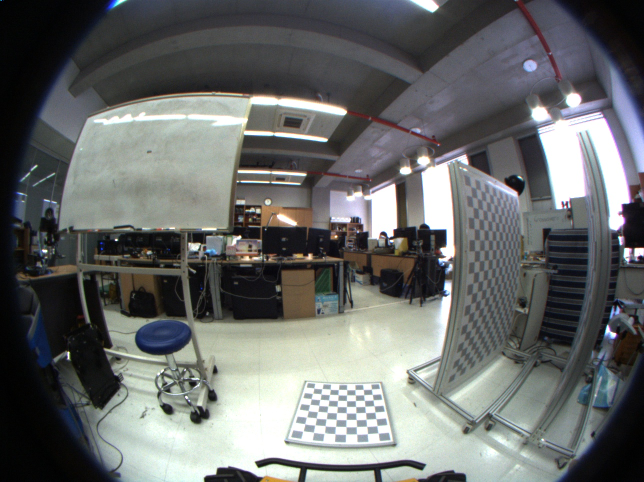
%> input picture PA2_SVM/data/plane_pattern.jpg, 1288 x 964 px (shown at 1/2 size)
$ octave main_pa2.m   (GNU Octave 9; MATLAB toolbox functions it lacks are replaced by stand-ins)
%> lines starting %> are read from the running program, lines starting %| are printed output that depends on the picture; in (x1, y1, x2, y2) boxes, pixels count from 0 and x2, y2 are one past the last pixel; in counts of white or black regions, pixels touching at a corner belong together; the program's own positions count from 1
clear;
clc;
close all;
addpath('./pfunctions');
load('./data/calib_result.mat');

% intParam -> camera intrinsic parameter
% cameraRelative -> Rt
% patternRelative -> ?

%% Load Checkerboard
im = imread('./data/plane_pattern.jpg');
%> im is the input picture: size 964x1288x3 uint8; mean R, G, B 104.2, 106.7, 105.7

% Undistort image
disp('Undistort image');

roi = [740,906,558,814];
chkim = zeros(size(im,1), size(im,2), 1);
chkim(roi(1):roi(2),roi(3):roi(4)) = 1;
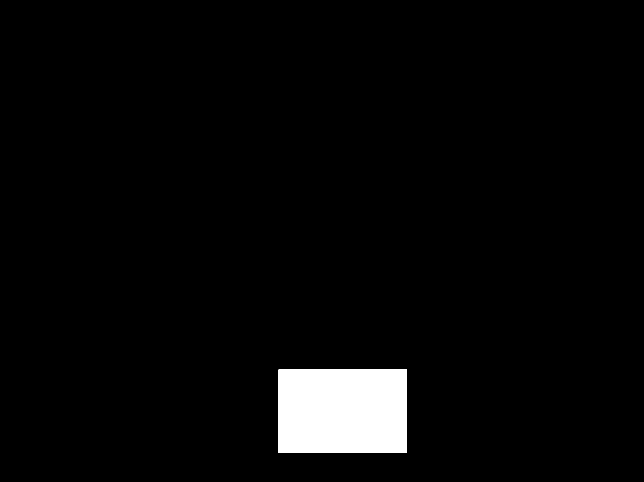
%> chkim: size 964x1288 double (shown at 1/2 size); values 0 (black) and 1 (white), 3.5% white; 1 white region, box (x1, y1, x2, y2) and area: (557, 739, 814, 906) 42919
rim = im(:,:,1); gim = im(:,:,2); bim = im(:,:,3);
%> after `rim = im(:,:,1)`:
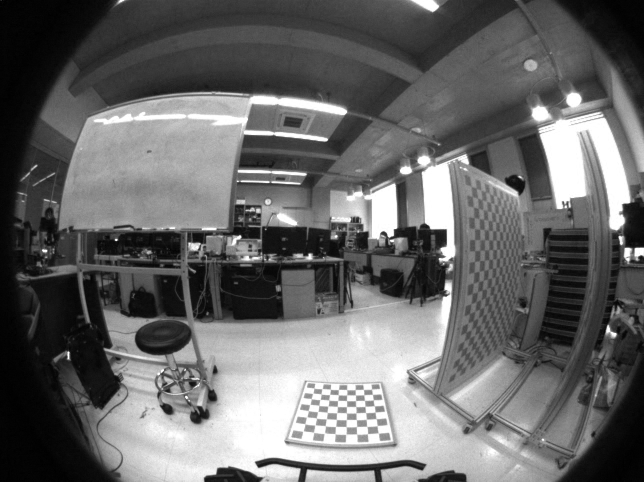
%> rim: size 964x1288 uint8 (shown at 1/2 size); min 0, max 255, mean 104.2
%> after `gim = im(:,:,2)`:
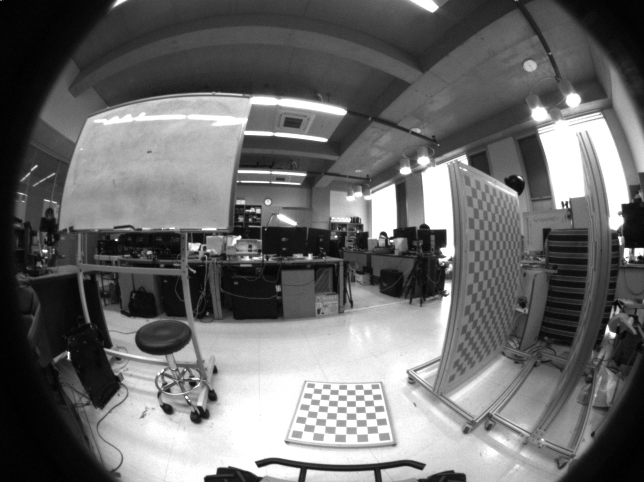
%> gim: size 964x1288 uint8 (shown at 1/2 size); min 0, max 255, mean 106.7
%> after `bim = im(:,:,3)`:
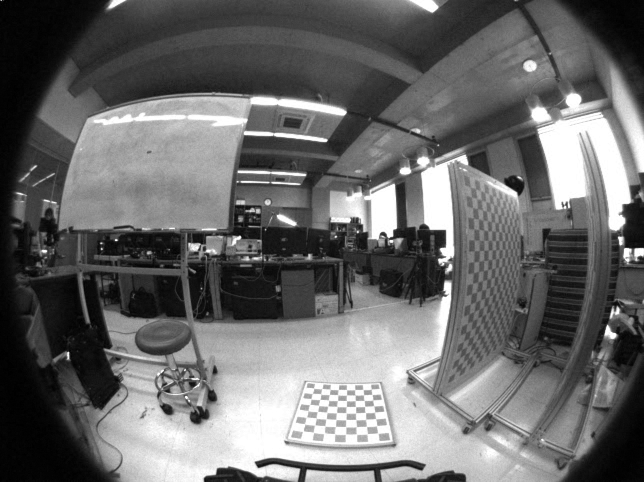
%> bim: size 964x1288 uint8 (shown at 1/2 size); min 0, max 255, mean 105.7
rim(chkim == 0) = 0;
gim(chkim == 0) = 0;
bim(chkim == 0) = 0;
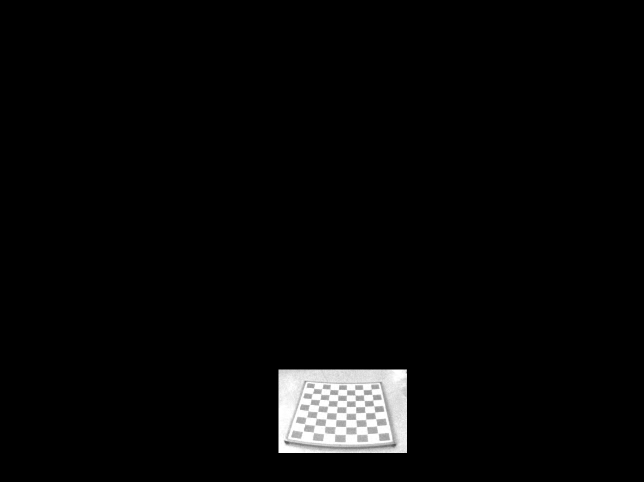
%> bim: size 964x1288 uint8 (shown at 1/2 size); min 0, max 255, mean 7.6
tim(:,:,1) = rim; tim(:,:,2) = gim; tim(:,:,3) = bim;

%% Detect Checkerboard Points
disp('Detect checkerboard points');
%> (the run ends here)
